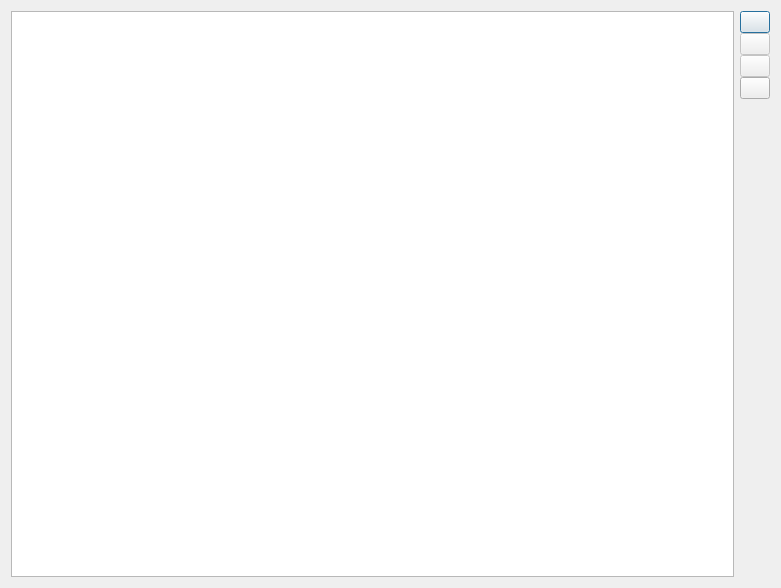
<?xml version="1.0" encoding="UTF-8"?>
<ui version="4.0">
 <class>DialogCadastrarTreino</class>
 <widget class="QDialog" name="DialogCadastrarTreino">
  <property name="geometry">
   <rect>
    <x>0</x>
    <y>0</y>
    <width>781</width>
    <height>588</height>
   </rect>
  </property>
  <property name="windowTitle">
   <string>Tela De Treinos</string>
  </property>
  <layout class="QVBoxLayout" name="verticalLayout_2">
   <item>
    <layout class="QHBoxLayout" name="horizontalLayout">
     <item>
      <widget class="QListWidget" name="listWidget"/>
     </item>
     <item>
      <layout class="QVBoxLayout" name="verticalLayout">
       <property name="spacing">
        <number>0</number>
       </property>
       <item>
        <widget class="QPushButton" name="add_button">
         <property name="maximumSize">
          <size>
           <width>30</width>
           <height>30</height>
          </size>
         </property>
         <property name="text">
          <string/>
         </property>
        </widget>
       </item>
       <item>
        <widget class="QPushButton" name="delete_button">
         <property name="enabled">
          <bool>false</bool>
         </property>
         <property name="maximumSize">
          <size>
           <width>30</width>
           <height>30</height>
          </size>
         </property>
         <property name="text">
          <string/>
         </property>
        </widget>
       </item>
       <item>
        <widget class="QPushButton" name="edit_button">
         <property name="enabled">
          <bool>false</bool>
         </property>
         <property name="maximumSize">
          <size>
           <width>30</width>
           <height>30</height>
          </size>
         </property>
         <property name="text">
          <string/>
         </property>
        </widget>
       </item>
       <item>
        <widget class="QPushButton" name="pushButton">
         <property name="maximumSize">
          <size>
           <width>30</width>
           <height>30</height>
          </size>
         </property>
         <property name="text">
          <string/>
         </property>
        </widget>
       </item>
       <item>
        <spacer name="verticalSpacer">
         <property name="orientation">
          <enum>Qt::Vertical</enum>
         </property>
         <property name="sizeHint" stdset="0">
          <size>
           <width>20</width>
           <height>70</height>
          </size>
         </property>
        </spacer>
       </item>
      </layout>
     </item>
    </layout>
   </item>
  </layout>
 </widget>
 <resources/>
 <connections/>
</ui>
